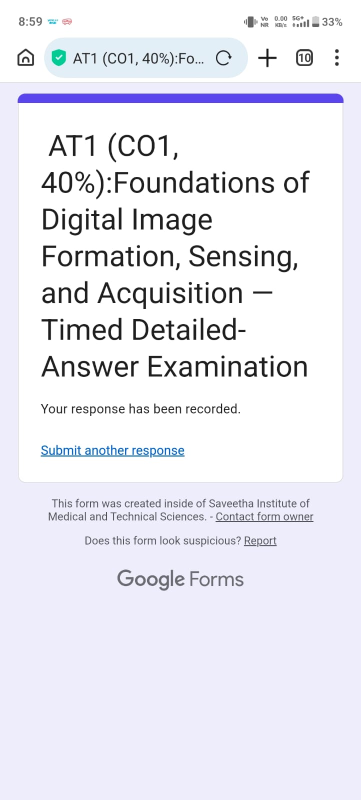
#> input picture ASSESMENTS/CO-1/AT-1/WhatsApp Image 2026-07-24 at 11.37.11 AM.jpeg, 722 x 1600 px, found by its file name (shown at 1/2 size)
$ jupyter execute --allow-errors CV_CO-5_AT-1.ipynb   (shell and % lines are left out)
#> lines starting #> are read from the running program, lines starting #| are printed output that depends on the picture; after the words box and inside, x2 and y2 are one past the last pixel; in counts of white or black regions, pixels touching at a corner belong together
[cell 1]
import cv2

print("OpenCV Version:", cv2.__version__)
print("CascadeClassifier Exists:", hasattr(cv2, "CascadeClassifier"))
print("Haar Path:", cv2.data.haarcascades)

[cell 2]
import cv2
from google.colab import files
from google.colab.patches import cv2_imshow

# Upload image
uploaded = files.upload()
#> the answer given: WhatsApp Image 2026-07-24 at 11.37.11 AM.jpeg

filename = list(uploaded.keys())[0]

# Read image
image = cv2.imread(filename)
#> image is the input picture: shape (1600, 722, 3); mean B, G, R 242.8, 234.5, 234.5

# Convert to grayscale
gray = cv2.cvtColor(image, cv2.COLOR_BGR2GRAY)

# Load Haar Cascade
face_cascade = cv2.CascadeClassifier(
    cv2.data.haarcascades + "haarcascade_frontalface_default.xml"
)

# Detect faces
faces = face_cascade.detectMultiScale(
    gray,
    scaleFactor=1.1,
    minNeighbors=5,
    minSize=(30,30)
)
#> faces = ()

print("Faces Detected:", len(faces))
#| Faces Detected: 0

# Draw rectangles
for (x, y, w, h) in faces:
    cv2.rectangle(image, (x, y), (x+w, y+h), (0,255,0), 2)
#> this loop made 0 passes

# Display image
cv2_imshow(image)

# Save output
cv2.imwrite("Detected_Faces.jpg", image)

print("Output saved as Detected_Faces.jpg")

[cell 3]
from deepface import DeepFace
import cv2
from google.colab import files
from google.colab.patches import cv2_imshow

[cell 4]
uploaded = files.upload()
#> the answer given: WhatsApp Image 2026-07-24 at 11.37.11 AM.jpeg

[cell 5]
import cv2

print(cv2.__version__)
#| 4.13.0
print(hasattr(cv2, "CascadeClassifier"))
#| True

[cell 6]
# ============================================
# Facial Expression Recognition using DeepFace
# Google Colab
# ============================================

from deepface import DeepFace
import cv2
from google.colab import files
from google.colab.patches import cv2_imshow

print("=======================================")
print(" FACIAL EXPRESSION RECOGNITION SYSTEM ")
print("=======================================\n")

print("Upload an image containing a human face.\n")

uploaded = files.upload()
#> the answer given: WhatsApp Image 2026-07-24 at 11.37.11 AM.jpeg

image_path = list(uploaded.keys())[0]

print("\nAnalyzing Emotion...\n")

#> (the rest of this cell did not finish here and is left out)

[cell 7]
# ==========================================================
# OCR Pipeline for Scanned Document Text Extraction
# Using OpenCV + Tesseract
# Google Colab
# ==========================================================

import cv2
import pytesseract
from PIL import Image
from google.colab import files
from google.colab.patches import cv2_imshow

print("==============================================")
print(" OCR PIPELINE FOR SCANNED DOCUMENT EXTRACTION ")
print("==============================================\n")

print("Upload a scanned document image (JPG/PNG).\n")

uploaded = files.upload()
#> the answer given: WhatsApp Image 2026-07-24 at 11.37.11 AM.jpeg

image_path = list(uploaded.keys())[0]

# Read image
image = cv2.imread(image_path)

# Display original image
print("\nOriginal Image\n")
cv2_imshow(image)

# Convert to grayscale
gray = cv2.cvtColor(image, cv2.COLOR_BGR2GRAY)

# Noise removal
gray = cv2.GaussianBlur(gray, (3,3), 0)

# Thresholding
gray = cv2.threshold(
    gray,
    0,
    255,
    cv2.THRESH_BINARY + cv2.THRESH_OTSU
)[1]
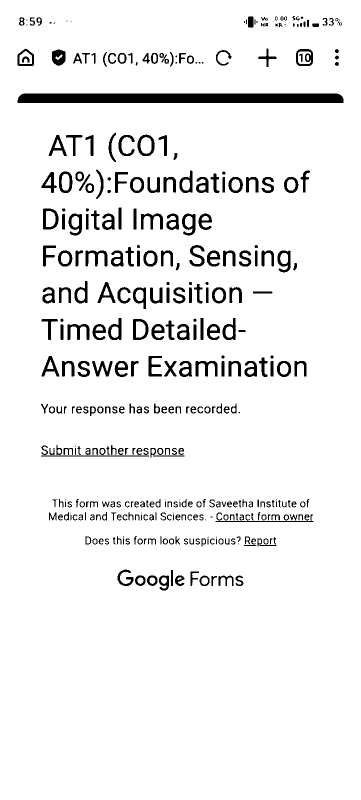
#> gray: shape (1600, 722) (shown at 1/2 size); 93.8% white; 383 black regions (37 under 20 px), largest, box (x1, y1, x2, y2) and area: (35, 187, 687, 206) 12286, (431, 1025, 627, 1044) 669, (104, 99, 131, 132) 664

print("\nProcessed Image\n")
cv2_imshow(gray)

# OCR
#> (the rest of this cell did not finish here and is left out)

[cell 8]
# ==========================================================
# Motion Detection System
# Google Colab Version
# ==========================================================

import cv2
from google.colab import files
from google.colab.patches import cv2_imshow

print("====================================")
print("VIDEO SURVEILLANCE MOTION DETECTOR")
print("====================================")

print("\nUpload a video file (.mp4 or .avi)\n")

uploaded = files.upload()
#> the answer given: WhatsApp Image 2026-07-24 at 11.37.11 AM.jpeg

video_path = list(uploaded.keys())[0]

cap = cv2.VideoCapture(video_path)

ret, frame1 = cap.read()
ret, frame2 = cap.read()

frame_number = 0

while ret:

    frame_number += 1

    diff = cv2.absdiff(frame1, frame2)
#> diff: shape (1600, 722, 3); every value is 0

    gray = cv2.cvtColor(diff, cv2.COLOR_BGR2GRAY)
#> gray: shape (1600, 722); every value is 0

    blur = cv2.GaussianBlur(gray, (5,5), 0)

    _, thresh = cv2.threshold(blur, 20, 255, cv2.THRESH_BINARY)

    dilated = cv2.dilate(thresh, None, iterations=3)

    contours, _ = cv2.findContours(
        dilated,
        cv2.RETR_TREE,
        cv2.CHAIN_APPROX_SIMPLE
    )
#> contours = []

    motion = False

    for contour in contours:

        if cv2.contourArea(contour) < 1000:
            continue

        motion = True

        x,y,w,h = cv2.boundingRect(contour)

        cv2.rectangle(
            frame1,
            (x,y),
            (x+w,y+h),
            (0,255,0),
            2
        )

    if motion:
        cv2.putText(
            frame1,
            "MOTION DETECTED",
            (20,40),
            cv2.FONT_HERSHEY_SIMPLEX,
            1,
            (0,0,255),
            2
        )
    else:
        cv2.putText(
            frame1,
            "NO MOTION",
            (20,40),
            cv2.FONT_HERSHEY_SIMPLEX,
            1,
            (255,0,0),
            2
        )
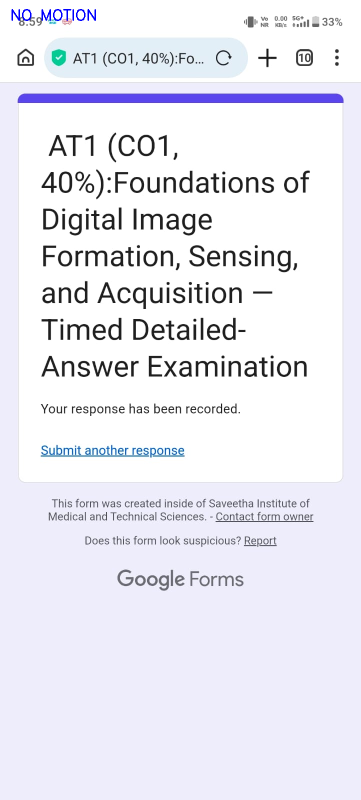
#> frame1: shape (1600, 722, 3) (shown at 1/2 size); 0.12% of pixels changed, all inside (x1, y1, x2, y2) = (23, 18, 192, 42)

    print("Frame:", frame_number)

    cv2_imshow(frame1)

    frame1 = frame2

    ret, frame2 = cap.read()

cap.release()

print("\nProcessing Completed.")
